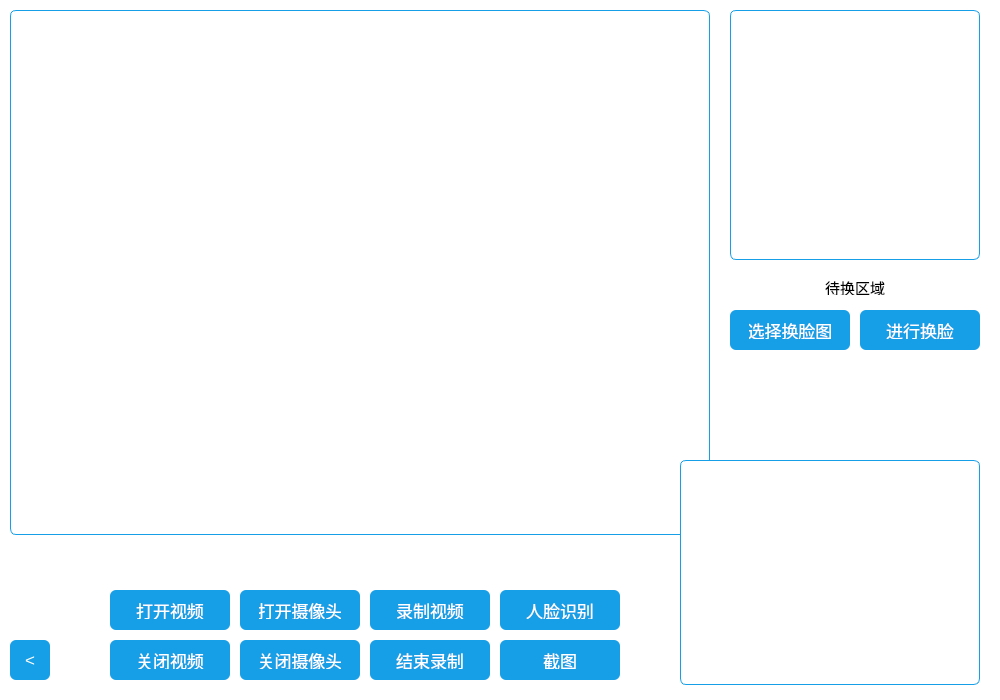
<?xml version="1.0" encoding="UTF-8"?>
<ui version="4.0">
 <class>VideoFaceMg</class>
 <widget class="QWidget" name="VideoFaceMg">
  <property name="geometry">
   <rect>
    <x>0</x>
    <y>0</y>
    <width>1000</width>
    <height>700</height>
   </rect>
  </property>
  <property name="windowTitle">
   <string>VideoFaceMg</string>
  </property>
  <property name="styleSheet">
   <string notr="true">background:#fff</string>
  </property>
  <widget class="QPushButton" name="btn_back">
   <property name="geometry">
    <rect>
     <x>10</x>
     <y>640</y>
     <width>40</width>
     <height>40</height>
    </rect>
   </property>
   <property name="styleSheet">
    <string notr="true">color: #fff;
text-shadow: 0 -1px 0 rgba(0,0,0,0.25);
background-color: #169fe6;
font-size: 17px;
border-radius: 6px;
font-family: &quot;Microsoft YaHei UI&quot;</string>
   </property>
   <property name="text">
    <string>&lt;</string>
   </property>
  </widget>
  <widget class="QPushButton" name="btn_closeVideo">
   <property name="geometry">
    <rect>
     <x>110</x>
     <y>640</y>
     <width>120</width>
     <height>40</height>
    </rect>
   </property>
   <property name="styleSheet">
    <string notr="true">color: #fff;
text-shadow: 0 -1px 0 rgba(0,0,0,0.25);
background-color: #169fe6;
padding: 11px 19px;
font-size: 17px;
border-radius: 6px;
font-family: &quot;Microsoft YaHei UI&quot;</string>
   </property>
   <property name="text">
    <string>关闭视频</string>
   </property>
  </widget>
  <widget class="QLabel" name="label_media">
   <property name="geometry">
    <rect>
     <x>10</x>
     <y>10</y>
     <width>700</width>
     <height>525</height>
    </rect>
   </property>
   <property name="styleSheet">
    <string notr="true">border:1px solid #169fe6;
border-radius: 6px;</string>
   </property>
   <property name="text">
    <string/>
   </property>
  </widget>
  <widget class="QLabel" name="label_faceSwapInput">
   <property name="geometry">
    <rect>
     <x>730</x>
     <y>10</y>
     <width>250</width>
     <height>250</height>
    </rect>
   </property>
   <property name="styleSheet">
    <string notr="true">border:1px solid #169fe6;
border-radius: 6px;</string>
   </property>
   <property name="text">
    <string/>
   </property>
  </widget>
  <widget class="QPushButton" name="btn_openVedio">
   <property name="geometry">
    <rect>
     <x>110</x>
     <y>590</y>
     <width>120</width>
     <height>40</height>
    </rect>
   </property>
   <property name="styleSheet">
    <string notr="true">color: #fff;
text-shadow: 0 -1px 0 rgba(0,0,0,0.25);
background-color: #169fe6;
padding: 11px 19px;
font-size: 17px;
border-radius: 6px;
font-family: &quot;Microsoft YaHei UI&quot;</string>
   </property>
   <property name="text">
    <string>打开视频</string>
   </property>
  </widget>
  <widget class="QPushButton" name="btn_openCamera">
   <property name="geometry">
    <rect>
     <x>240</x>
     <y>590</y>
     <width>120</width>
     <height>40</height>
    </rect>
   </property>
   <property name="styleSheet">
    <string notr="true">color: #fff;
text-shadow: 0 -1px 0 rgba(0,0,0,0.25);
background-color: #169fe6;
padding: 11px 19px;
font-size: 17px;
border-radius: 6px;
font-family: &quot;Microsoft YaHei UI&quot;</string>
   </property>
   <property name="text">
    <string>打开摄像头</string>
   </property>
  </widget>
  <widget class="QPushButton" name="btn_closeCamera">
   <property name="geometry">
    <rect>
     <x>240</x>
     <y>640</y>
     <width>120</width>
     <height>40</height>
    </rect>
   </property>
   <property name="styleSheet">
    <string notr="true">color: #fff;
text-shadow: 0 -1px 0 rgba(0,0,0,0.25);
background-color: #169fe6;
padding: 11px 19px;
font-size: 17px;
border-radius: 6px;
font-family: &quot;Microsoft YaHei UI&quot;</string>
   </property>
   <property name="text">
    <string>关闭摄像头</string>
   </property>
  </widget>
  <widget class="QPushButton" name="btn_recordVideo">
   <property name="geometry">
    <rect>
     <x>370</x>
     <y>590</y>
     <width>120</width>
     <height>40</height>
    </rect>
   </property>
   <property name="styleSheet">
    <string notr="true">color: #fff;
text-shadow: 0 -1px 0 rgba(0,0,0,0.25);
background-color: #169fe6;
padding: 11px 19px;
font-size: 17px;
border-radius: 6px;
font-family: &quot;Microsoft YaHei UI&quot;</string>
   </property>
   <property name="text">
    <string>录制视频</string>
   </property>
  </widget>
  <widget class="QPushButton" name="btn_finishRecord">
   <property name="geometry">
    <rect>
     <x>370</x>
     <y>640</y>
     <width>120</width>
     <height>40</height>
    </rect>
   </property>
   <property name="styleSheet">
    <string notr="true">color: #fff;
text-shadow: 0 -1px 0 rgba(0,0,0,0.25);
background-color: #169fe6;
padding: 11px 19px;
font-size: 17px;
border-radius: 6px;
font-family: &quot;Microsoft YaHei UI&quot;</string>
   </property>
   <property name="text">
    <string>结束录制</string>
   </property>
  </widget>
  <widget class="QPushButton" name="btn_printScreen">
   <property name="geometry">
    <rect>
     <x>500</x>
     <y>640</y>
     <width>120</width>
     <height>40</height>
    </rect>
   </property>
   <property name="styleSheet">
    <string notr="true">color: #fff;
text-shadow: 0 -1px 0 rgba(0,0,0,0.25);
background-color: #169fe6;
padding: 11px 19px;
font-size: 17px;
border-radius: 6px;
font-family: &quot;Microsoft YaHei UI&quot;</string>
   </property>
   <property name="text">
    <string>截图</string>
   </property>
  </widget>
  <widget class="QPushButton" name="btn_faceRecognition">
   <property name="geometry">
    <rect>
     <x>500</x>
     <y>590</y>
     <width>120</width>
     <height>40</height>
    </rect>
   </property>
   <property name="styleSheet">
    <string notr="true">color: #fff;
text-shadow: 0 -1px 0 rgba(0,0,0,0.25);
background-color: #169fe6;
padding: 11px 19px;
font-size: 17px;
border-radius: 6px;
font-family: &quot;Microsoft YaHei UI&quot;</string>
   </property>
   <property name="text">
    <string>人脸识别</string>
   </property>
  </widget>
  <widget class="QPushButton" name="btn_faceSwapInput">
   <property name="geometry">
    <rect>
     <x>730</x>
     <y>310</y>
     <width>120</width>
     <height>40</height>
    </rect>
   </property>
   <property name="styleSheet">
    <string notr="true">color: #fff;
text-shadow: 0 -1px 0 rgba(0,0,0,0.25);
background-color: #169fe6;
padding: 11px 19px;
font-size: 17px;
border-radius: 6px;
font-family: &quot;Microsoft YaHei UI&quot;</string>
   </property>
   <property name="text">
    <string>选择换脸图</string>
   </property>
  </widget>
  <widget class="QPushButton" name="btn_faceSwap">
   <property name="geometry">
    <rect>
     <x>860</x>
     <y>310</y>
     <width>120</width>
     <height>40</height>
    </rect>
   </property>
   <property name="styleSheet">
    <string notr="true">color: #fff;
text-shadow: 0 -1px 0 rgba(0,0,0,0.25);
background-color: #169fe6;
padding: 11px 19px;
font-size: 17px;
border-radius: 6px;
font-family: &quot;Microsoft YaHei UI&quot;</string>
   </property>
   <property name="text">
    <string>进行换脸</string>
   </property>
  </widget>
  <widget class="QLabel" name="label_5">
   <property name="geometry">
    <rect>
     <x>825</x>
     <y>280</y>
     <width>60</width>
     <height>15</height>
    </rect>
   </property>
   <property name="styleSheet">
    <string notr="true">font-size:15px;
</string>
   </property>
   <property name="text">
    <string>待换区域</string>
   </property>
  </widget>
  <widget class="QLabel" name="label_printScreen">
   <property name="geometry">
    <rect>
     <x>680</x>
     <y>460</y>
     <width>300</width>
     <height>225</height>
    </rect>
   </property>
   <property name="styleSheet">
    <string notr="true">border:1px solid #169fe6;
border-radius: 6px;</string>
   </property>
   <property name="text">
    <string/>
   </property>
  </widget>
 </widget>
 <layoutdefault spacing="6" margin="11"/>
 <resources/>
 <connections>
  <connection>
   <sender>btn_back</sender>
   <signal>clicked()</signal>
   <receiver>VideoFaceMg</receiver>
   <slot>back()</slot>
   <hints>
    <hint type="sourcelabel">
     <x>32</x>
     <y>659</y>
    </hint>
    <hint type="destinationlabel">
     <x>26</x>
     <y>618</y>
    </hint>
   </hints>
  </connection>
  <connection>
   <sender>btn_openVedio</sender>
   <signal>clicked()</signal>
   <receiver>VideoFaceMg</receiver>
   <slot>openVideo()</slot>
   <hints>
    <hint type="sourcelabel">
     <x>146</x>
     <y>623</y>
    </hint>
    <hint type="destinationlabel">
     <x>144</x>
     <y>566</y>
    </hint>
   </hints>
  </connection>
  <connection>
   <sender>btn_closeVideo</sender>
   <signal>clicked()</signal>
   <receiver>VideoFaceMg</receiver>
   <slot>closeVideo()</slot>
   <hints>
    <hint type="sourcelabel">
     <x>183</x>
     <y>661</y>
    </hint>
    <hint type="destinationlabel">
     <x>92</x>
     <y>661</y>
    </hint>
   </hints>
  </connection>
  <connection>
   <sender>btn_openCamera</sender>
   <signal>clicked()</signal>
   <receiver>VideoFaceMg</receiver>
   <slot>openCamera()</slot>
   <hints>
    <hint type="sourcelabel">
     <x>300</x>
     <y>616</y>
    </hint>
    <hint type="destinationlabel">
     <x>302</x>
     <y>571</y>
    </hint>
   </hints>
  </connection>
  <connection>
   <sender>btn_closeCamera</sender>
   <signal>clicked()</signal>
   <receiver>VideoFaceMg</receiver>
   <slot>closeCamera()</slot>
   <hints>
    <hint type="sourcelabel">
     <x>338</x>
     <y>666</y>
    </hint>
    <hint type="destinationlabel">
     <x>338</x>
     <y>685</y>
    </hint>
   </hints>
  </connection>
  <connection>
   <sender>btn_recordVideo</sender>
   <signal>clicked()</signal>
   <receiver>VideoFaceMg</receiver>
   <slot>recordVideo()</slot>
   <hints>
    <hint type="sourcelabel">
     <x>457</x>
     <y>617</y>
    </hint>
    <hint type="destinationlabel">
     <x>442</x>
     <y>567</y>
    </hint>
   </hints>
  </connection>
  <connection>
   <sender>btn_finishRecord</sender>
   <signal>clicked()</signal>
   <receiver>VideoFaceMg</receiver>
   <slot>finishRecord()</slot>
   <hints>
    <hint type="sourcelabel">
     <x>469</x>
     <y>661</y>
    </hint>
    <hint type="destinationlabel">
     <x>498</x>
     <y>562</y>
    </hint>
   </hints>
  </connection>
  <connection>
   <sender>btn_faceRecognition</sender>
   <signal>clicked()</signal>
   <receiver>VideoFaceMg</receiver>
   <slot>faceRecognition()</slot>
   <hints>
    <hint type="sourcelabel">
     <x>567</x>
     <y>620</y>
    </hint>
    <hint type="destinationlabel">
     <x>612</x>
     <y>578</y>
    </hint>
   </hints>
  </connection>
  <connection>
   <sender>btn_printScreen</sender>
   <signal>clicked()</signal>
   <receiver>VideoFaceMg</receiver>
   <slot>printScreen()</slot>
   <hints>
    <hint type="sourcelabel">
     <x>585</x>
     <y>667</y>
    </hint>
    <hint type="destinationlabel">
     <x>649</x>
     <y>660</y>
    </hint>
   </hints>
  </connection>
  <connection>
   <sender>btn_faceSwapInput</sender>
   <signal>clicked()</signal>
   <receiver>VideoFaceMg</receiver>
   <slot>faceSwapInput()</slot>
   <hints>
    <hint type="sourcelabel">
     <x>800</x>
     <y>336</y>
    </hint>
    <hint type="destinationlabel">
     <x>801</x>
     <y>391</y>
    </hint>
   </hints>
  </connection>
  <connection>
   <sender>btn_faceSwap</sender>
   <signal>clicked()</signal>
   <receiver>VideoFaceMg</receiver>
   <slot>faceSwap()</slot>
   <hints>
    <hint type="sourcelabel">
     <x>934</x>
     <y>332</y>
    </hint>
    <hint type="destinationlabel">
     <x>939</x>
     <y>383</y>
    </hint>
   </hints>
  </connection>
 </connections>
 <slots>
  <slot>back()</slot>
  <slot>openVideo()</slot>
  <slot>closeVideo()</slot>
  <slot>openCamera()</slot>
  <slot>closeCamera()</slot>
  <slot>printScreen()</slot>
  <slot>recordVideo()</slot>
  <slot>finishRecord()</slot>
  <slot>faceRecognition()</slot>
  <slot>faceSwapInput()</slot>
  <slot>faceSwap()</slot>
 </slots>
</ui>
